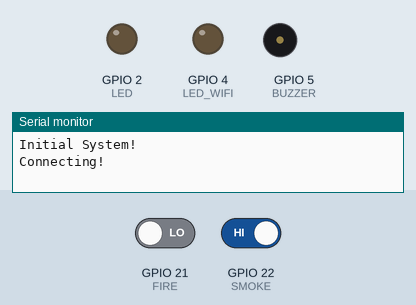
Bench run of a sketch on a simulated ESP32. Parts: output pins drawn as LEDs (lit = HIGH), buzzer (waves = sounding, pin HIGH), the last lines printed to the serial monitor. The test bench sets the inputs (shaded band); at power-on: GPIO 21 (FIRE) LOW, GPIO 22 (SMOKE) HIGH. WiFi joins after 1.5 s; servers stay silent unless stated.

Above: at 0.1 s.
At 0.8 s:
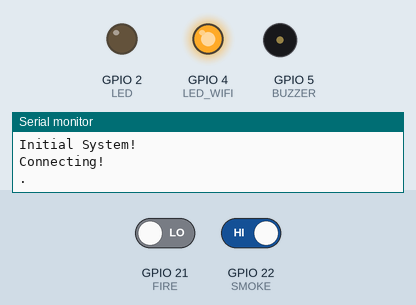
At 3.0 s:
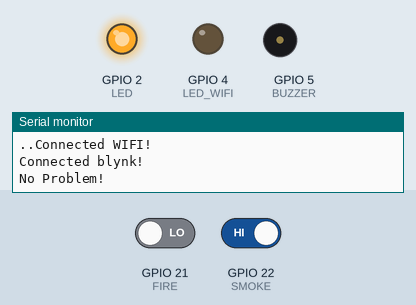
3.1 s: GPIO 21 (FIRE) driven HIGH
13.3 s: GPIO 21 (FIRE) driven LOW and GPIO 22 (SMOKE) driven LOW
23.3 s: GPIO 21 (FIRE) driven HIGH
Timing chart, 0 to 26.3 s (numbered marks = the images above; inputs shaded):
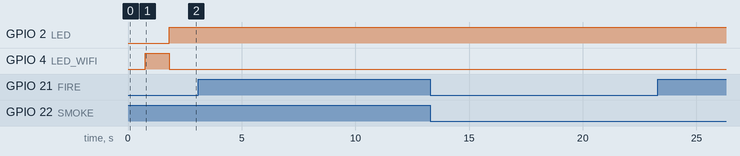

The sketch:

maincode.ino
```cpp
// Libraries used
#define BLYNK_PRINT Serial
#include <WiFi.h>
#include <WiFiClient.h>
#include <BlynkSimpleEsp32.h>
// #include <EEPROM.h>
#include <Arduino.h>

// blynk connection configuration
#define BLYNK_TEMPLATE_ID "TMPL2lB8pw9B8"
#define BLYNK_TEMPLATE_NAME "smart fire alert"
#define BLYNK_AUTH_TOKEN "beePxq5lRMQ0ySK604d0j2kqFbvJr_nd"

const char *auth = BLYNK_AUTH_TOKEN;
BlynkTimer timer;

// Pinout
#define LED 2
#define LED_WIFI 4
#define BUZZER 5

#define MOVE 18
#define FIRE 21
#define SMOKE 22

// variables
int count = 0;
unsigned long previousMillis = 0;
const unsigned long interval = 1000;

int move;
int fire;
int smoke;

const char *ssid = "NNET-46022";
const char *pass = "L@serJ&t2022";

void setup() {
  Serial.begin(9600); // Baud rate
  Serial.println("Initial System!");
  ledcSetup(0, 5000, 8);

  pinMode(LED, OUTPUT);
  pinMode(LED_WIFI, OUTPUT);
  pinMode(BUZZER, OUTPUT);

  pinMode(MOVE, INPUT);
  pinMode(FIRE, INPUT);
  pinMode(SMOKE, INPUT);

  // Wifi connection
  detect_wifi();

}

void loop() {
  // Blynk Execution
  Blynk.run();
  timer.run();

  if (timer_count() == 60){
    detect_wifi();
    move = digitalRead(MOVE);
    timer_reset();
  }


  // reset variables
  digitalWrite(LED, HIGH);
  digitalWrite(LED_WIFI, LOW);
  noTone(BUZZER);
  fire = LOW;
  smoke = HIGH;

  // start measuring
  detect_fire();

}

void detect_fire(){

  fire = digitalRead(FIRE);
  smoke = digitalRead(SMOKE);

  if(fire == HIGH && smoke == LOW){
    Serial.println("fire: " + String(fire) + " and smoke: " + String(smoke));
    Serial.println("FIRE DETECTION!!!!");
    Serial.println("notify building management");
    //Blynk.logEvent("fire_alert_adm");
    detect_move();
    delay(10000); // 10 segundo
  }

  else if (smoke == LOW){
    Serial.println("smoke: " + String(smoke)); //event Smoke
    delay(5000); // 5 segundos
  }

  else if (fire == HIGH){
    Serial.println("Fire: " + String(fire));
    delay(5000); // 5 segundos
  }

  else {
    Serial.println("No Problem!");
    delay(5000); // 20 segundos, no projeto final fica 1 minuto
  }

}

void detect_move(){
  if (move == HIGH){
    // Play alarm for 10 times
    for (int i = 0; i< 10; i++){
    alert_sound();
    }
    Serial.println("There are people in the building, tell everyone.");
    // Blynk.logEvent("fire_alert_all");
  }else{
    Serial.println("Notify fire department");
    Serial.println("No people in the building, just notify the brigade");
    // Blynk.logEvent("fire_alert_brigada");
    delay(5000);

  }
}

void alert_sound(){
  tone(BUZZER, 250, 200);
  tone(BUZZER, 550, 300);
  tone(BUZZER, 750, 250);
  tone(BUZZER, 50, 200);
}

void detect_wifi(){
  Serial.println("Connecting!");
  WiFi.begin(ssid, pass);
    digitalWrite(LED_WIFI, LOW);
  while(WiFi.status() != WL_CONNECTED){
    delay(750);
    Serial.print(".");
    digitalWrite(LED_WIFI, HIGH);

  }
  Serial.println("Connected WIFI!");

  detect_blynk();

}

void detect_blynk(){
  Blynk.begin(auth, ssid, pass, "blynk.cloud",80);
  Serial.println("Connected blynk!");
}

long timer_count(){
  unsigned long currentMillis = millis();
  if (currentMillis - previousMillis >= interval) {
    count++;
    previousMillis = currentMillis;
  }
  return count;

}

void timer_reset(){
  count = 0;
}
```
